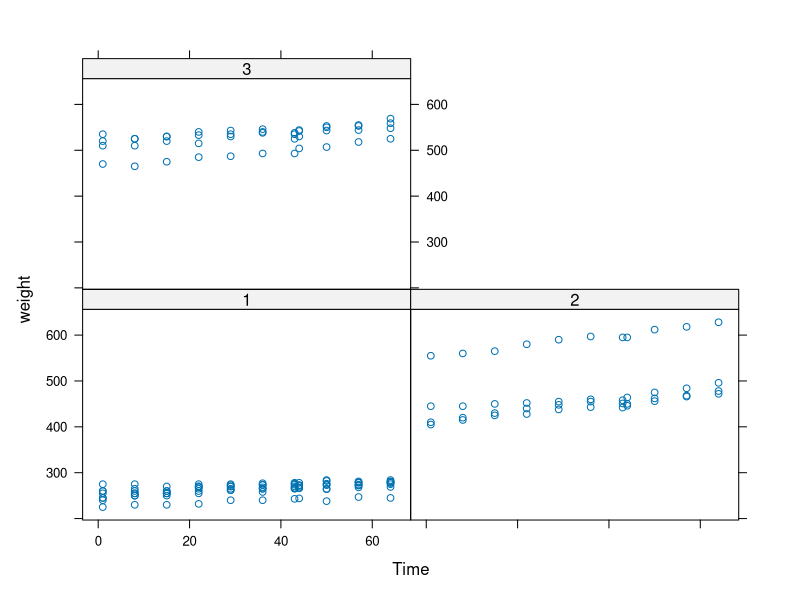
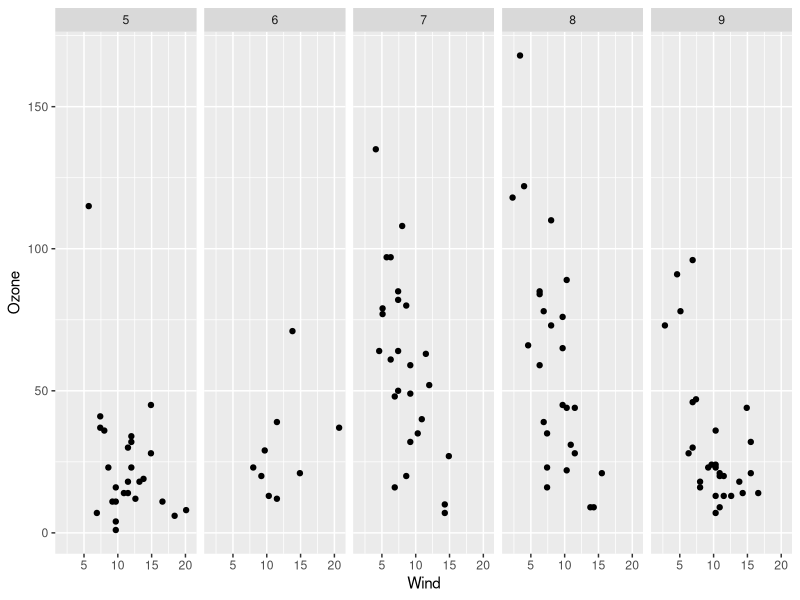
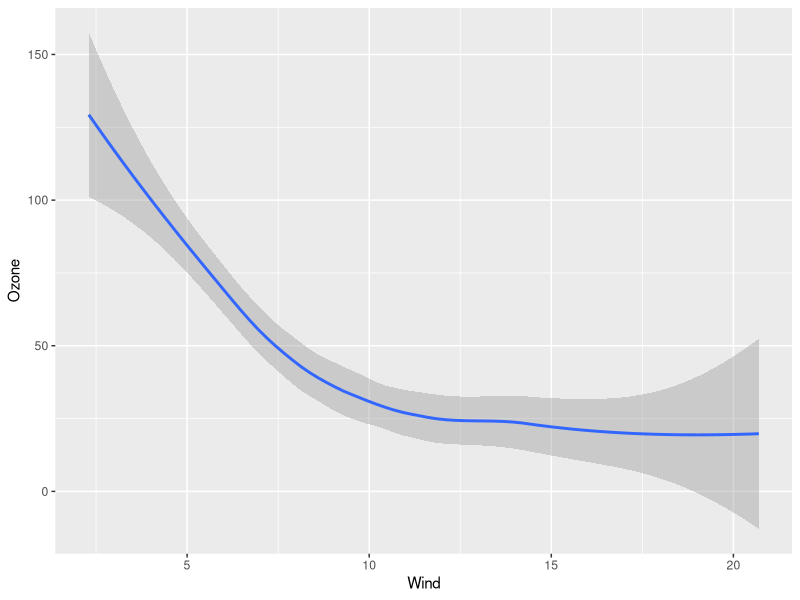
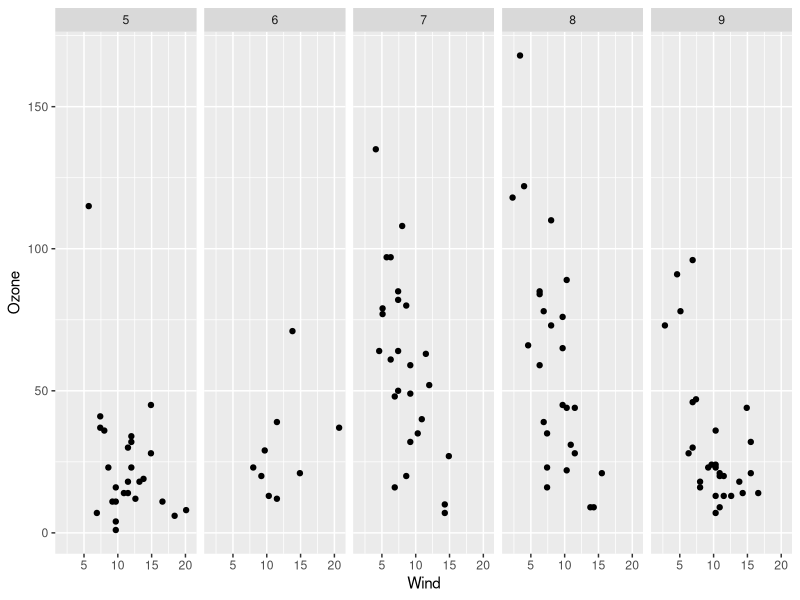
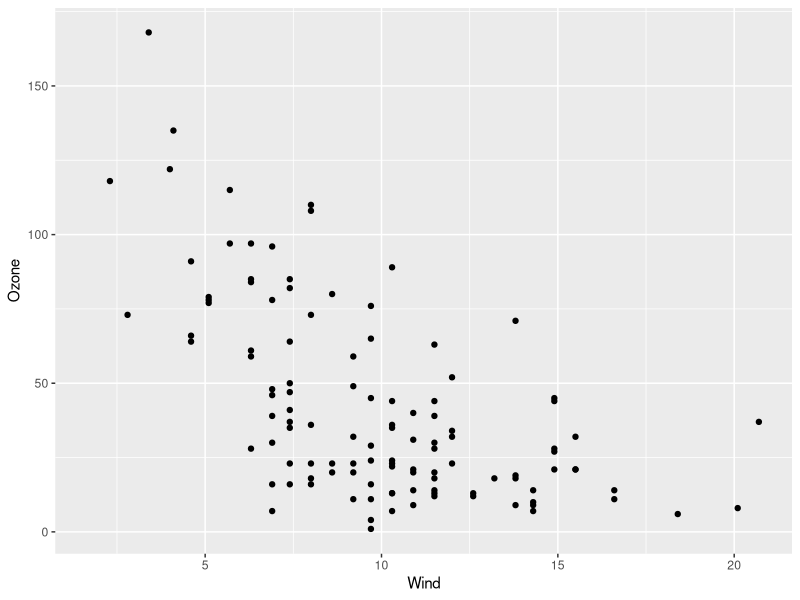

The R source for these figures, in order: (Note: this script raises an error after producing the figures.)


## Question 1
# Under the lattice graphics system, what do the primary plotting functions like xyplot() and bwplot() return?
# an object of class "plot"
# an object of class "trellis" <- 
# nothing; only a plot is made
# an object of class "lattice"


## Question 2
# What is produced by the following code?
library(nlme)
library(lattice)
xyplot(weight ~ Time | Diet, BodyWeight)
# A set of 11 panels showing the relationship between weight and diet for each time.
# A set of 16 panels showing the relationship between weight and time for each rat.
# A set of 3 panels showing the relationship between weight and time for each diet. <- 
# A set of 3 panels showing the relationship between weight and time for each rat.


## Question 3
# Annotation of plots in any plotting system involves adding points, lines, or text to the plot,
# in addition to customizing axis labels or adding titles. Different plotting systems have different
# sets of functions for annotating plots in this way. Which of the following functions can be used
# to annotate the panels in a multi-panel lattice plot?
# axis()
# panel.lmline() <- 
# points()
# text()


## Question 4
# The following code does NOT result in a plot appearing on the screen device.
library(lattice)
library(datasets)
data(airquality)
p <- xyplot(Ozone ~ Wind | factor(Month), data = airquality)
# Which of the following is an explanation for why no plot appears?
# The object 'p' has not yet been printed with the appropriate print method. <-
# The xyplot() function, by default, sends plots to the PDF device.
# There is a syntax error in the call to xyplot().
# The variables being plotted are not found in that dataset.


## Question 5
# In the lattice system, which of the following functions can be used to finely
# control the appearance of all lattice plots?
# trellis.par.set() <- found out using ?trellis.par.set
# splom()
# par()
# print.trellis()


## Question 6
# What is ggplot2 an implementation of?
# a 3D visualization system
# the Grammar of Graphics developed by Leland Wilkinson <-
# the base plotting system in R
# the S language originally developed by Bell Labs


## Question 7
# Load the `airquality' dataset form the datasets package in R.
library(ggplot2)
library(datasets)
data(airquality)
# I am interested in examining how the relationship between ozone and wind speed varies across each month.
# What would be the appropriate code to visualize that using ggplot2?
airquality = transform(airquality, Month = factor(Month))
qplot(Wind, Ozone, data = airquality, facets = . ~ Month) # <- 
qplot(Wind, Ozone, data = airquality, geom = "smooth")
qplot(Wind, Ozone, data = airquality, facets = . ~ factor(Month)) 
qplot(Wind, Ozone, data = airquality)


## Question 8
# What is a geom in the ggplot2 system?
# a method for making conditioning plots
# a plotting object like point, line, or other shape <- 
# a statistical transformation
# a method for mapping data to attributes like color and size


## Question 9
# When I run the following code I get an error:
library(ggplot2)
g <- ggplot(movies, aes(votes, rating))
print(g)
# I was expecting a scatterplot of 'votes' and 'rating' to appear. What's the problem?
# ggplot does not yet know what type of layer to add to the plot. <- 
# for example:
g + geom_point()
#
# There is a syntax error in the call to ggplot.
# The object 'g' does not have a print method.
# The dataset is too large and hence cannot be plotted to the screen.


## Question 10
# The following code creates a scatterplot of 'votes' and 'rating' from
# the movies dataset in the ggplot2 package. After loading the ggplot2 package with
# the library() function, I can run
library(ggplot2)
qplot(votes, rating, data = movies)
# How can I modify the the code above to add a smoother to the scatterplot?
qplot(votes, rating, data = movies) + geom_smooth() # <-
qplot(votes, rating, data = movies, panel = panel.loess)
qplot(votes, rating, data = movies, smooth = "loess")
qplot(votes, rating, data = movies) + stats_smooth("loess")



